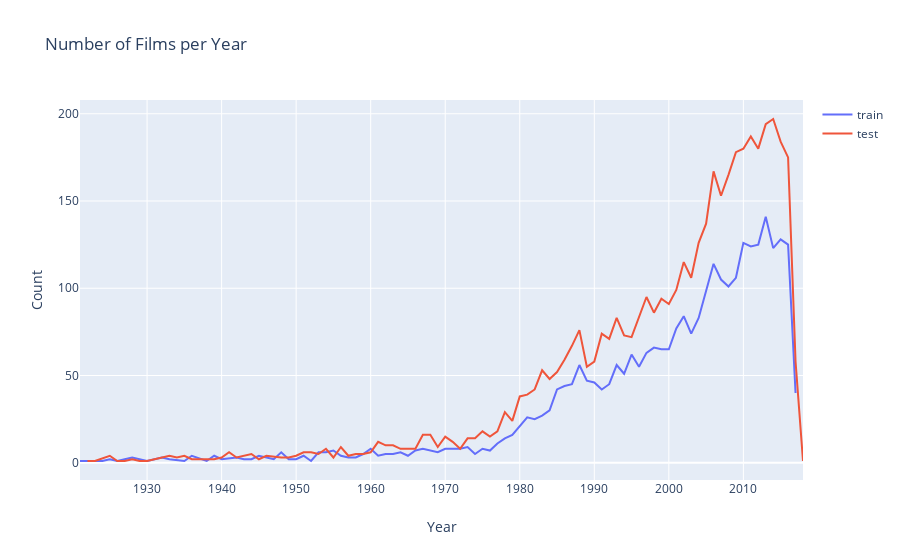

This figure's notebook cell:
### Code cell
data=[go.Scatter(x=d1.index, y=d1.values, name='train'),
     go.Scatter(x=d2.index,y=d2.values, name='test')]

layout=go.Layout(dict(title='Number of Films per Year',
                     xaxis=dict(title='Year'),
                     yaxis=dict(title='Count'),
                     ), legend=dict(orientation='v'))
                    
py.iplot(dict(data=data, layout=layout))
